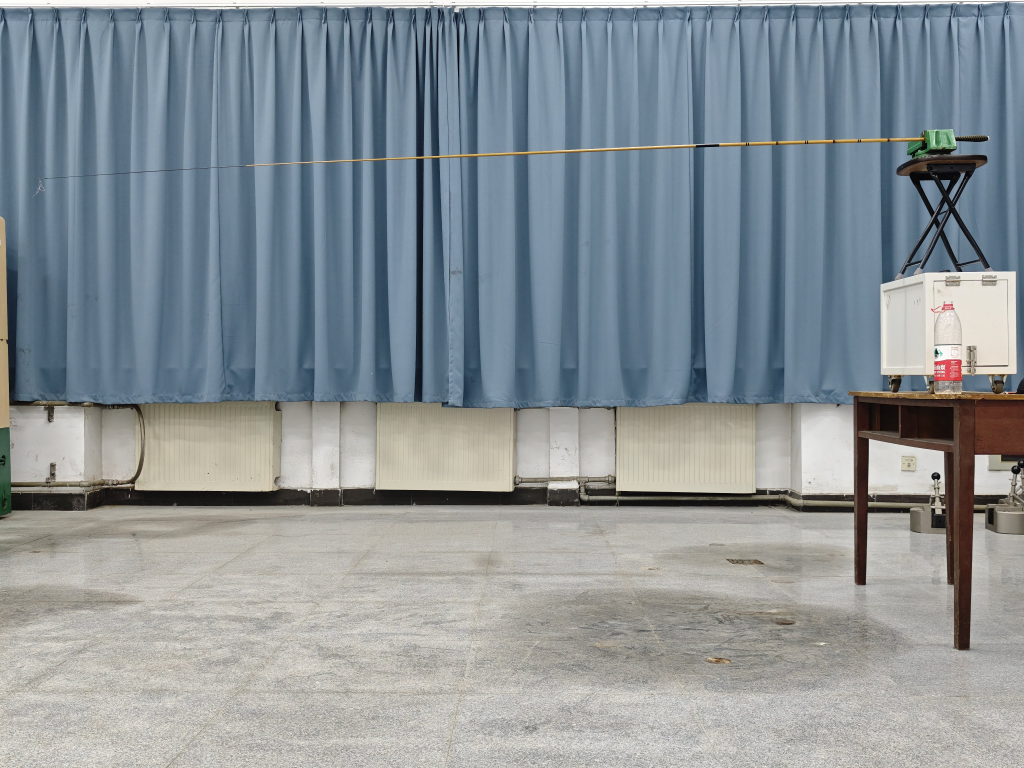
#> input picture examples/sample-rod-0g.jpg, 4096 x 3072 px (shown at 1/4 size)
$ python cli.py ../examples/sample-rod-0g.jpg
#> lines starting #> are read from the running program, lines starting #| are printed output that depends on the picture
### rodcurve/imageio.py
"""Loading photographs and producing a preview for the browser front end."""

from __future__ import annotations

from io import BytesIO
from pathlib import Path

import numpy as np
from PIL import Image, ImageOps

# A side-view photograph of a 4 m rod needs roughly 1000 px per metre to resolve
# the tip, so full-resolution frames are kept by default.  The cap only guards
# against pathological phone output (e.g. 8000 px panoramas) that would make the
# search strip needlessly wide.
MAX_SIDE_PX = 4096


def load_image(path: str | Path) -> np.ndarray:
    """Read an image as an RGB array, honouring the EXIF orientation tag."""
    with Image.open(path) as source:
#> source is the input picture: PIL image 4096x3072 RGB; mean R, G, B 137.7, 145.8, 150.6
        return np.asarray(ImageOps.exif_transpose(source).convert("RGB"))


# [27 lines left out: functions decode_image, _cap_size, preview_bytes, not called in this run]

### rodcurve/cli.py
"""Command line entry point: single photograph or a whole batch of cases."""

from __future__ import annotations

import argparse
import csv
import json
import sys
from concurrent.futures import ProcessPoolExecutor
from pathlib import Path

import cv2
import numpy as np

from .calibration import measure_clamp_angle, parse_length_mm, physical_coordinates
from .export import render_overlay, save_curve_plot, save_overlay_png, write_csv
from .imageio import load_image
from .tracing import CORRIDOR, CURVATURE_PENALTY, extract_centerline

DEFAULT_SMOOTHING_PX = 0.75
DEFAULT_SPACING_PX = 4.0


# [6 lines left out: function parse_pair, not called in this run]


def parse_points(value: str) -> list[tuple[float, float]]:
    """``"3824,455;961,769;270,1270"`` -> anchor list."""
    return [parse_pair(item.strip()) for item in value.split(";") if item.strip()]


# [13 lines left out: function choose_image, not called in this run]


def pick_anchors(image, allow_length_entry=True):
    """Interactive anchor picking with matplotlib, including a length box."""
#> called with allow_length_entry = True
    import matplotlib.pyplot as plt
    from matplotlib import font_manager
    from matplotlib.widgets import Button, TextBox

    from .tracing import validate_anchors

    for family in ("Microsoft YaHei", "SimHei", "Noto Sans CJK SC"):
        if family in font_manager.get_font_names():
            plt.rcParams["font.sans-serif"] = [family, *plt.rcParams["font.sans-serif"]]
            break
    figure, axes = plt.subplots(figsize=(13, 8))
    figure.canvas.manager.set_window_title("鱼竿曲线识别")
    figure.subplots_adjust(left=0.02, right=0.98, top=0.93, bottom=0.17)
    axes.imshow(image)
    axes.set_axis_off()
    title = axes.set_title("依次点选夹具出口、必要的引导点、实际竿梢", pad=10)
    marks, = axes.plot([], [], "o--", color="#13e7c1", markeredgecolor="#17334a",
                       markersize=6, linewidth=0.9)
    points: list[tuple[float, float]] = []
    state = {"accepted": False, "length": None}
    length_box = None
    if allow_length_entry:
        length_box = TextBox(figure.add_axes((0.20, 0.065, 0.17, 0.05)),
                             "曲线总长度 (mm)  ", initial="")
        figure.text(0.39, 0.081, "填夹具出口至竿梢的实际长度\n留空以像素输出", fontsize=10)

    # [39 lines left out: functions redraw, undo, accept, select, key, not called in this run]

    Button(figure.add_axes((0.68, 0.065, 0.11, 0.05)), "撤销").on_clicked(undo)
    Button(figure.add_axes((0.81, 0.065, 0.15, 0.05)), "提取曲线").on_clicked(accept)
    figure.text(0.035, 0.025, "可用工具栏的放大镜精确选点，放大后关闭放大模式再点选。", fontsize=10)
    figure.canvas.mpl_connect("button_press_event", select)
    figure.canvas.mpl_connect("key_press_event", key)
    plt.show()
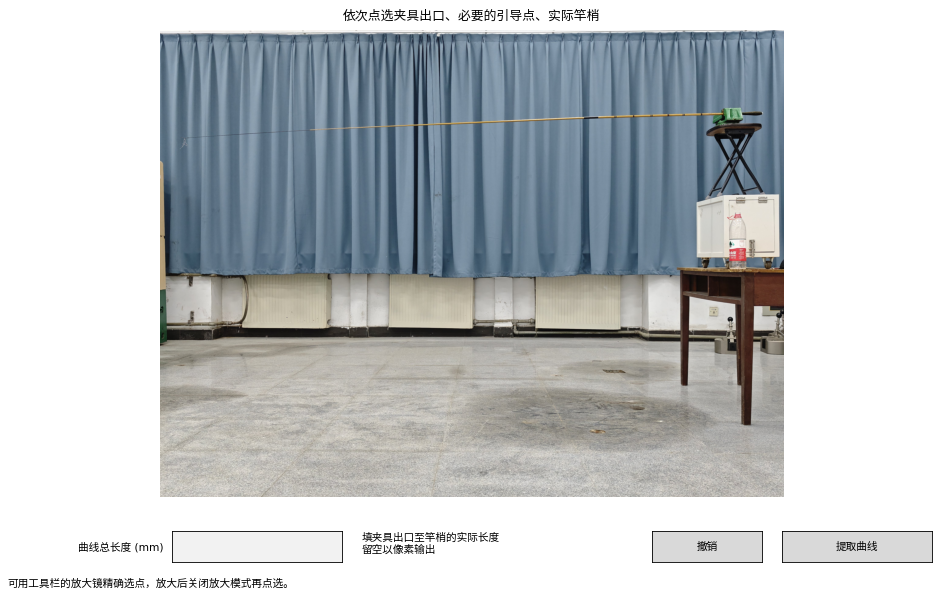
#> figure drawn by matplotlib, 2 panels
    return (points, state["length"]) if state["accepted"] else None


# [149 lines left out: functions make_output_directory, process_case, read_cases, write_summary, not called in this run]


def build_parser() -> argparse.ArgumentParser:
    parser = argparse.ArgumentParser(
        prog="rodcurve", description="从侧视照片提取鱼竿中心线，并换算到毫米坐标。")
    parser.add_argument("image", nargs="?", type=Path, help="图片路径，省略时打开文件选择窗口")
    parser.add_argument("--point", action="append", type=parse_pair,
                        help="按夹具出口至竿梢顺序给出 U,V。重复使用。省略时在图中点选。")
    parser.add_argument("--clamp-back", type=parse_pair, help="夹持段靠竿柄侧的点 U,V。")
    parser.add_argument("--clamp-front", type=parse_pair,
                        help="夹持段靠竿梢侧的点 U,V，搭配 --clamp-back，默认取夹具出口。")
    parser.add_argument("--output", type=Path, help="输出目录，默认在仓库根目录的 outputs 下")
    parser.add_argument("--corridor", default=CORRIDOR, type=float,
                        help=f"搜索半宽占相邻两点距离的比例，默认 {CORRIDOR}")
    parser.add_argument("--smoothing-px", default=DEFAULT_SMOOTHING_PX, type=float,
                        help="样条平滑参数")
    parser.add_argument("--spacing-px", default=DEFAULT_SPACING_PX, type=float,
                        help="沿弧长的输出间距")
    parser.add_argument("--curvature-penalty", default=CURVATURE_PENALTY, type=float,
                        help="路径二阶平滑惩罚，0 表示退化为原始一阶搜索")
    parser.add_argument("--no-plot", action="store_true", help="跳过 curve.png，省去绘图开销")
    parser.add_argument("--overlay-compress", type=int, default=6, choices=range(0, 10),
                        metavar="0-9",
                        help="叠加图 PNG 压缩级别，6 为默认；1 更快但文件更大")
    parser.add_argument("--cases", type=Path, help="批量清单 CSV，见 docs/usage.md")
    parser.add_argument("--jobs", type=int, default=1, help="批量模式下并行进程数")
    calibration_args = parser.add_mutually_exclusive_group()
    calibration_args.add_argument("--calibration", type=Path, help="同平面标定点 JSON")
    calibration_args.add_argument("--mm-per-px", type=float, help="已知的均匀毫米比例")
    calibration_args.add_argument("--length-mm", type=float, help="夹具出口至竿梢的实际曲线总长（毫米）")
    return parser


def main(argv=None) -> int:
    parser = build_parser()
    args = parser.parse_args(argv)
    if args.clamp_front is not None and args.clamp_back is None:
        parser.error("--clamp-front 必须搭配 --clamp-back。")
    if args.cases is not None and args.image is not None:
        parser.error("--cases 与单张图片不能同时使用。")

    try:
        if args.cases is not None:
            return _run_batch(args)
        return _run_single(args)
    except (ValueError, TypeError, OSError, cv2.error) as error:
        print(f"提取失败：{error}", file=sys.stderr)
        return 1


def _common_case(args, image_path: Path) -> dict:
    calibration = None
    if args.calibration:
        calibration = json.loads(args.calibration.read_text(encoding="utf-8-sig"))
        if not isinstance(calibration, dict):
            raise ValueError("标定文件需要包含 image_px 和 world_mm 的 JSON 对象。")
    return {
        "image": image_path,
        "output": args.output,
        "corridor": args.corridor,
        "smoothing_px": args.smoothing_px,
        "spacing_px": args.spacing_px,
        "curvature_penalty": args.curvature_penalty,
        "no_plot": args.no_plot,
        "overlay_compress": args.overlay_compress,
        "calibration": calibration,
        "mm_per_px": args.mm_per_px,
        "length_mm": args.length_mm,
        "clamp_back": args.clamp_back,
        "clamp_front": args.clamp_front,
    }


def _run_single(args) -> int:
    image_path = args.image or choose_image()
    if image_path is None:
        return 0
    case = _common_case(args, image_path)
    if args.point is None:
        image = load_image(image_path)
        allow_length_entry = (args.calibration is None and args.mm_per_px is None
                              and args.length_mm is None)
        selection = pick_anchors(image, allow_length_entry)
        if selection is None:
            return 0
        anchors, entered_length = selection
        case["anchors"] = anchors
        if entered_length is not None:
            case["length_mm"] = entered_length
    else:
        case["anchors"] = args.point

    record = process_case(case)
    print(f"弧长 {record['length_px']:.1f} px，采样 {record['sample_count']} 点，"
          f"需复核 {record['review_count']} 点。")
    if record["length_mm"] is not None:
        print(f"实际弧长 {record['length_mm']:.2f} mm，"
              f"竿梢坐标 ({record['tip_x_mm']:.2f}, {record['tip_y_mm']:.2f}) mm。")
        print(f"竿梢至夹具出口所在水平面的垂直距离 {abs(record['tip_y_mm']):.2f} mm。")
    if record["clamp_angle_deg"] is not None:
        reference = "标定坐标水平线" if args.calibration is not None else "照片水平线"
        print(f"夹持角 {record['clamp_angle_deg']:+.2f}°（以{reference}为基准，向竿梢侧上仰为正）。")
    print(f"结果目录 {Path(record['output']).resolve()}")
    if args.point is None and sys.platform == "win32":
        import os

        try:
            os.startfile(Path(record["output"]) / "overlay.png")
        except OSError:
            print(f"可手动打开 {Path(record['output']) / 'overlay.png'} 查看叠加图。")
    return 0


# [40 lines left out: function _run_batch, not called in this run]


if __name__ == "__main__":
    raise SystemExit(main())
#> (the program exits here)
